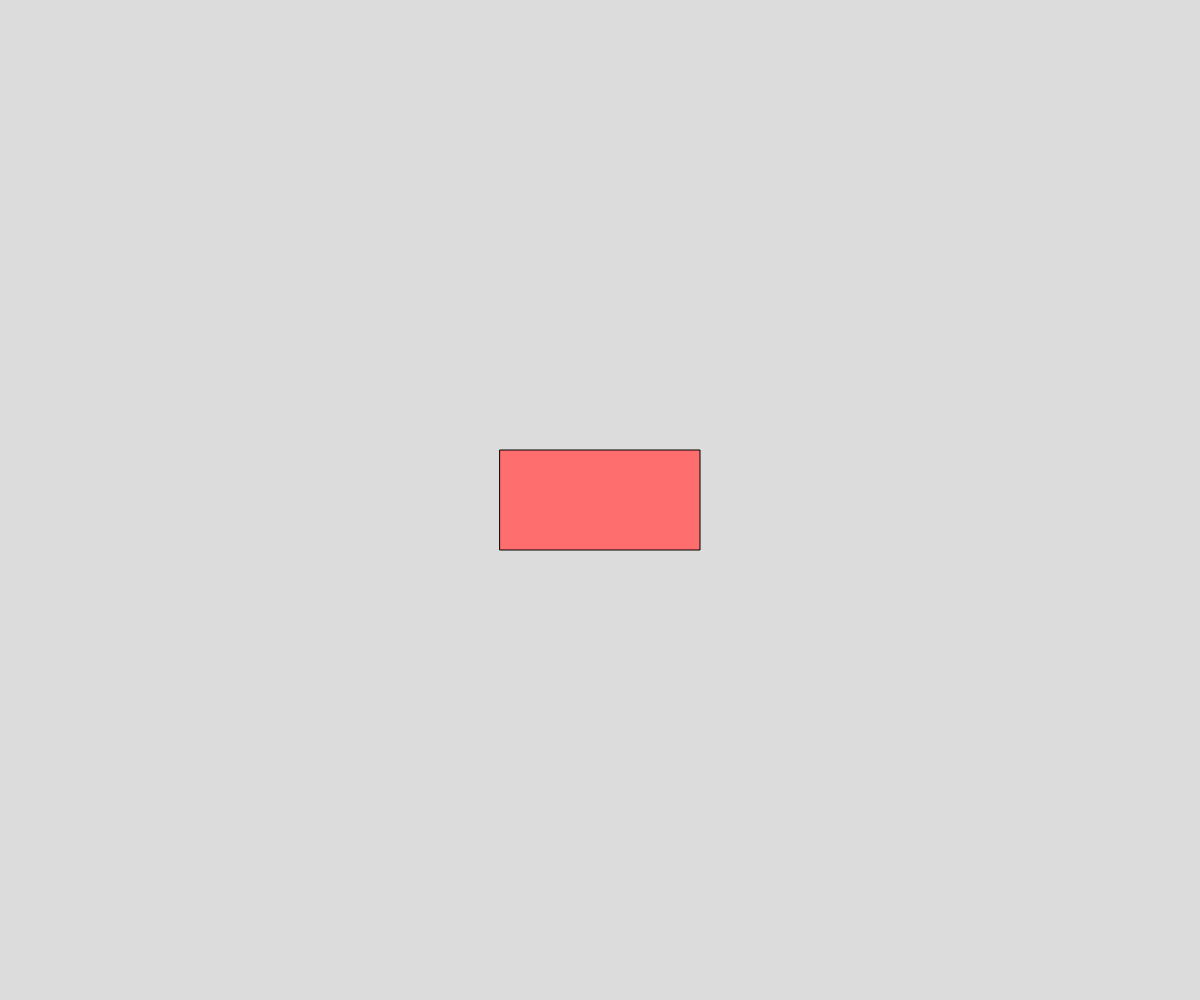
Frame 1 (no input)
Frame 60 (no input): identical to frame 1, image omitted
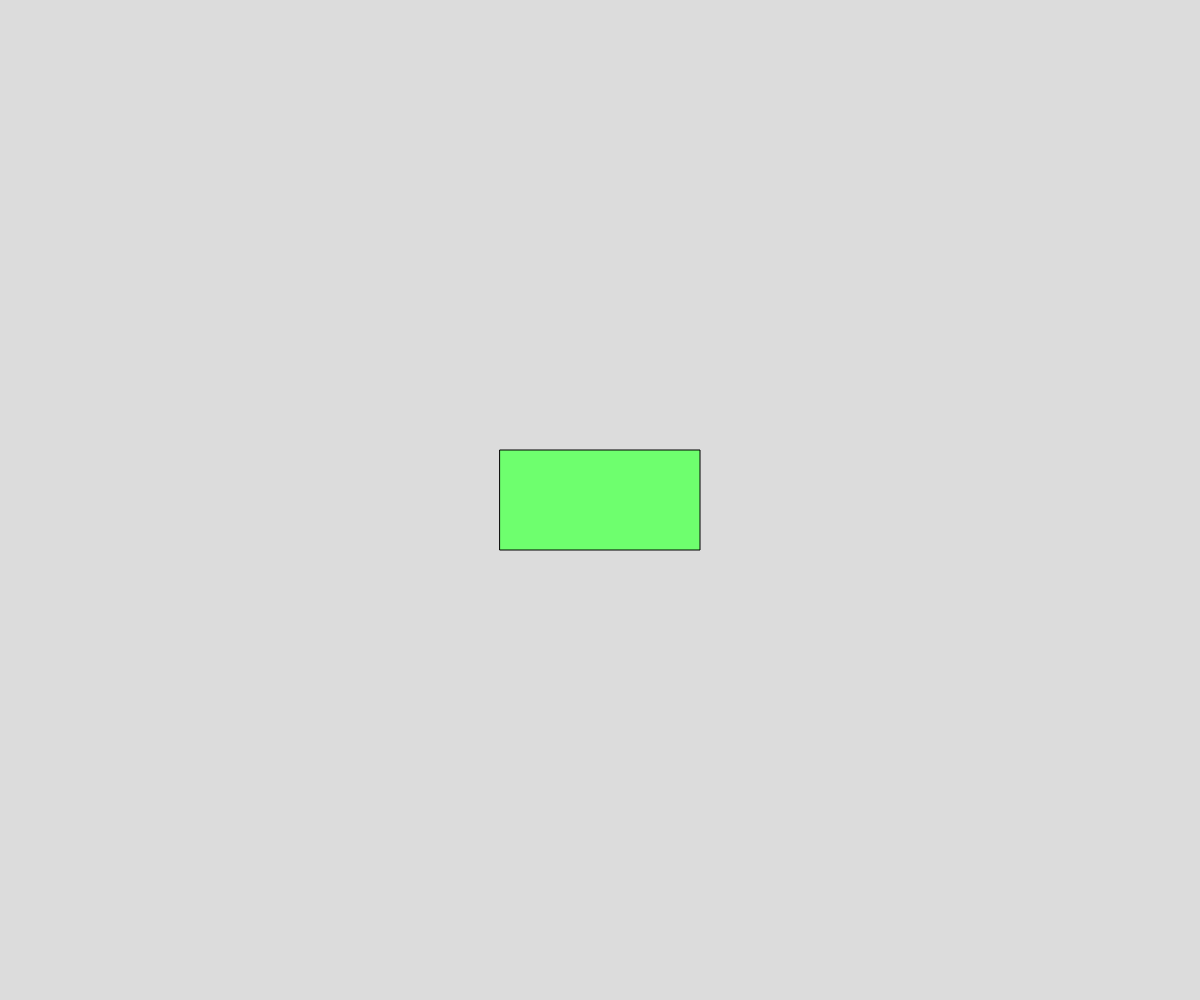
Frame 120 (the mouse pressed at the canvas centre since frame 60)

The p5.js sketch that drew these frames (run headless with seeded random() and noise() and a simulated clock; from frame 60 on, the mouse is pressed at the canvas centre):

// p5.js sketch
// ── sketch.js
// Repositioning Rectangles
// Adam Abouelela
// March 6, 2024
// Creating some geometry that can be picked up and moved around.

let x, y;
let held = false;
let w = 100;
let l = 200;
let toggle = false;

function setup() {
  createCanvas(windowWidth, windowHeight);
  rectMode(CENTER);
  x = width/2;
  y = height/2
}

function draw() {
  background(220);
  let inRect = mouseInRect();
  drawRect(inRect);
}

function mouseInRect(){
  if (mouseX >= x - l/2 && mouseX <= x + l/2 && mouseY >= y - w/2 && mouseY <= y + w/2) {return true}
  {return false}
}

function drawRect(within){
  if ((within || toggle) && held){
    fill(110,255,110);
    toggle = true;
    x = mouseX;
    y = mouseY;
  }
  else {
    fill(255,110,110);
    toggle = false;
  }

  rect(x,y,l,w);
}

function mousePressed(){held = true}
function mouseReleased(){held = false}
